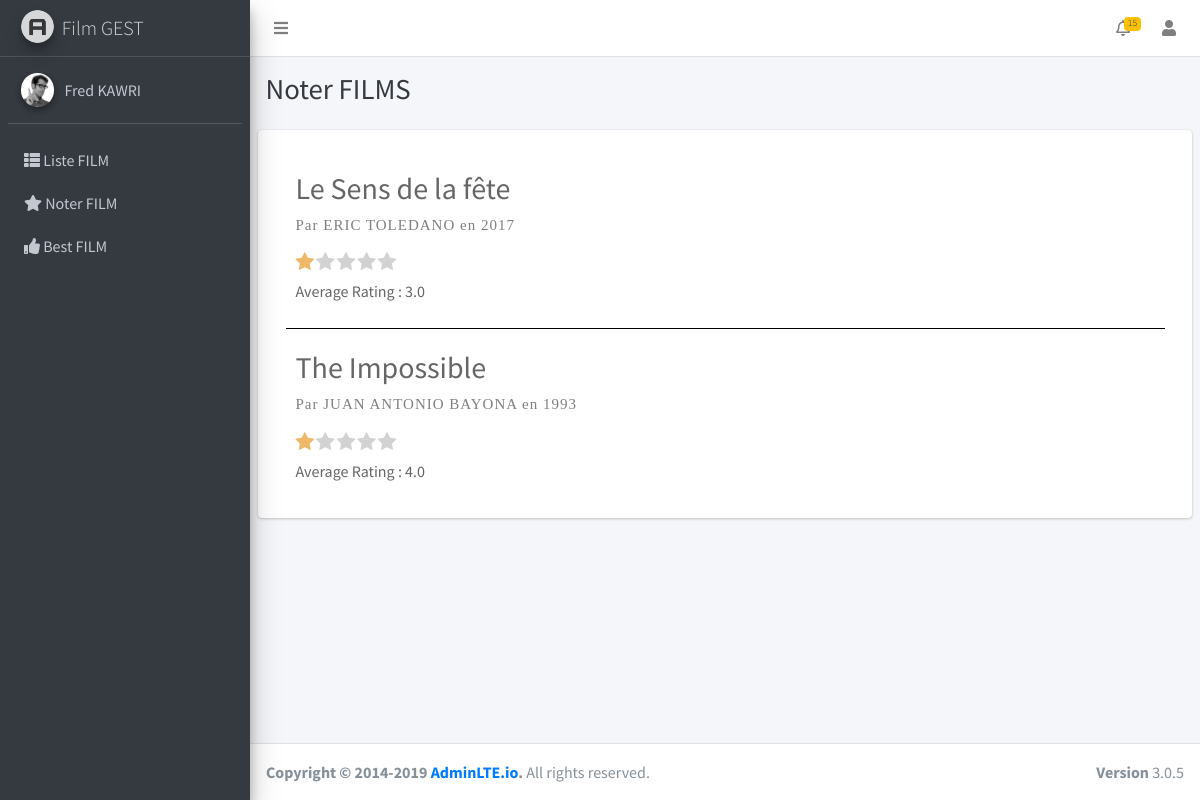
Page /rating.php (signed in) on the committed database.
### tables this page shows
CREATE TABLE `films` (
  `id` int(11) NOT NULL,
  `realisateur_id` int(11) NOT NULL,
  `titre` varchar(255) NOT NULL,
  `genre` varchar(255) NOT NULL,
  `annee_production` int(11) NOT NULL
);

CREATE TABLE `realisateurs` (
  `id` int(11) NOT NULL,
  `nom_prenom` varchar(255) NOT NULL,
  `date_naissance` date DEFAULT NULL
);

### src/rating.php (the view, shortened to what this page needs)
<?php include 'header.php';?>
<div class="content-wrapper">
	<div class="content-header">
	  <div class="container-fluid">
		<div class="row mb-2">
		  <div class="col-sm-6">
			<h1 class="m-0 text-dark">Noter FILMS</h1>
		  </div>
		  <div class="col-sm-6">
		  </div>
		</div>
	  </div>
	</div>
	<section class="content">
	  <div class="container-fluid">
		<div class="row">
			<div class="card card-default color-palette-box col-md-12">
			  <div class="card-body">
				<?php
					$query = "SELECT * FROM films INNER JOIN realisateurs ON films.realisateur_id= realisateurs.id";
					$result = mysqli_query($conn,$query);
					while($row = mysqli_fetch_array($result)){
						$filmsid = $row['id'];
						$titre = $row['titre'];
						$realisateur = $row["nom_prenom"];
						$annee = $row["annee_production"];
						$query = "SELECT ROUND(AVG(rating),1) as averageRating FROM ratings WHERE film_id=".$filmsid;
						$avgresult = mysqli_query($conn,$query) or die(mysqli_error());
						$fetchAverage = mysqli_fetch_array($avgresult);
						$averageRating = $fetchAverage['averageRating'];
				?>
						<div class="post">
							<h1><a ><?php echo $titre; ?></a></h1>
							<div class="post-text">
								<?php echo "Par ".$realisateur." en ".$annee; ?>
							</div>
							<div class="post-action">
								Average Rating : <span id='avgrating_<?php echo $filmsid; ?>'><?php echo $averageRating; ?></span>
							</div>
						</div>
				<?php
					}
				?>
			  </div>
			</div>
		</div>
	</section>
</div>
<?php include 'footer.php';?>

### src/star/style.css (style rules this page uses)
.content { border: 0px solid black; border-radius: 3px; padding: 5px; margin: 0 auto; }
.post { border-bottom: 1px solid black; padding: 10px; margin-top: 10px; margin-bottom: 10px; }
.post:last-child { border: 0; }
.post h1 { font-weight: normal; font-size: 30px; }
.post-text { letter-spacing: 1px; font-size: 15px; font-family: serif; color: gray; text-align: justify; }
.post-action { margin-top: 15px; margin-bottom: 15px; }

### rows in the picture
films: titre "Le Sens de la fête", realisateur.nom_prenom "ERIC TOLEDANO", annee_production "2017", averageRating "3.0"
films: titre "The Impossible", realisateur.nom_prenom "JUAN ANTONIO BAYONA", annee_production "1993", averageRating "4.0"

### other values in the picture
$_SESSION['nom_prenom'] "Fred KAWRI"
